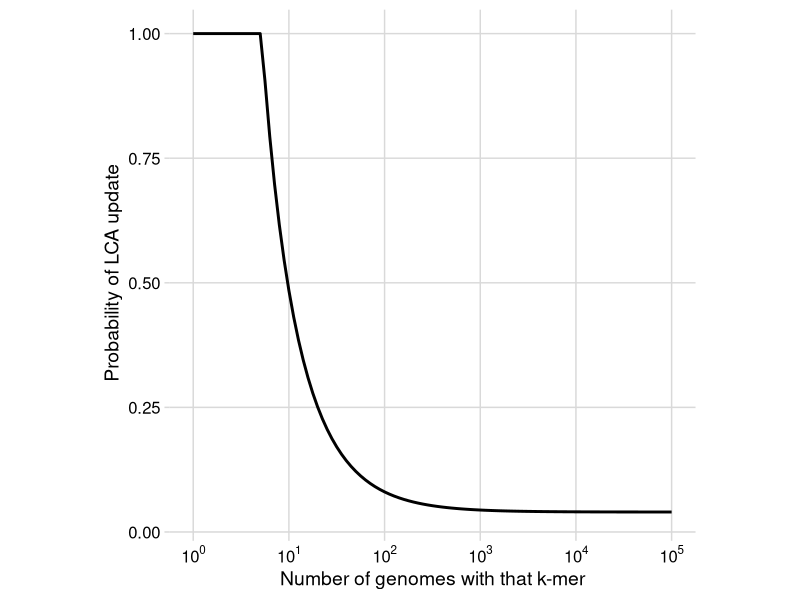

This figure's R source: (Note: this script raises an error after producing the figure.)
require(rlang)
require(ggplot2)
require(cowplot)

theme_set(theme_cowplot(font_size = 10))

w <- 4
s <- 5

f <- as_function(~ pmin(w / (pmax(.x + w - s, w)) + 1 / s**2, 1))
pu <- function(x, w, s) pmin(w / (pmax(x + w - s, w)) + 1 / s**2, 1)

ggplot() +
  scale_x_log10(
    breaks = scales::trans_breaks("log10", function(x) 10^x),
    labels = scales::trans_format("log10", scales::math_format(10^.x)),
    limits = c(1, 10**5)
  ) +
  labs(y = "Probability of LCA update", x = "Number of genomes with that k-mer") +
  geom_function(fun = function(x, w, s) pmin(w / (pmax(x + w - s, w)) + 1 / s**2, 1), args = list(w = 4, s = 5), linewidth = 1) +
  theme_minimal_grid() +
  theme(aspect.ratio = 1)

ggsave2("../figures/probability_LCA_update.pdf")